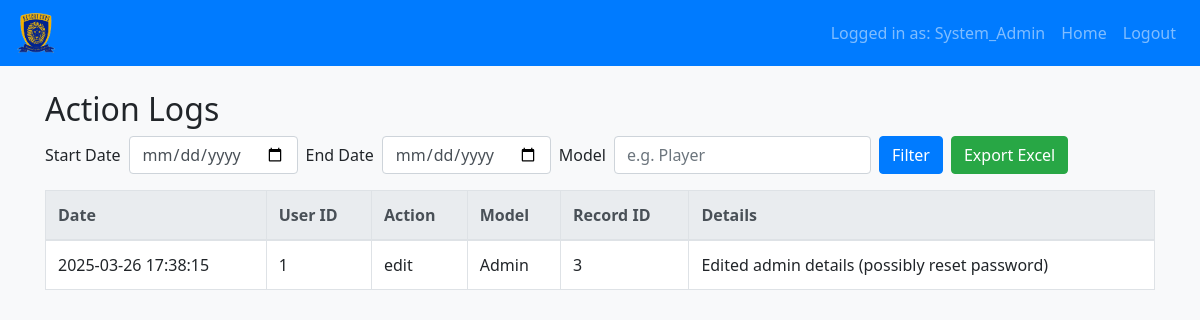
Page /sysadmin/logs (signed in) on the committed database.
### app.py (models this page shows, shortened)
class User(UserMixin, db.Model):
    id = db.Column(db.Integer, primary_key=True)
    username = db.Column(db.String(150), unique=True, nullable=False)
    password_hash = db.Column(db.String(150), nullable=False)
    role = db.Column(db.String(50), nullable=False)  # 'sys_admin', 'admin', 'coach'
    full_name = db.Column(db.String(150))
    branch = db.Column(db.String(150))
    email = db.Column(db.String(150))
    profile_photo = db.Column(db.String(200))
    experience = db.Column(db.String(150))
    qualification = db.Column(db.String(150))
    assigned_admin_id = db.Column(db.Integer, db.ForeignKey('user.id'), nullable=True)
    coaches = db.relationship('User', backref='admin_officer', remote_side=[id], lazy=True)

class ActionLog(db.Model):
    id = db.Column(db.Integer, primary_key=True)
    user_id = db.Column(db.Integer, nullable=False)  # Who performed the action
    action = db.Column(db.String(50), nullable=False)  # "create", "edit", "delete"
    model_name = db.Column(db.String(50), nullable=False)  # "Player", "Payment", etc.
    record_id = db.Column(db.Integer, nullable=False)
    timestamp = db.Column(db.DateTime, default=datetime.utcnow)
    details = db.Column(db.Text)

### app.py (the view)
@app.route('/sysadmin/logs', methods=['GET'])
@login_required
def sysadmin_logs():
    if current_user.role != 'sys_admin':
        flash("Access denied.", "danger")
        return redirect(url_for('dashboard'))
    start_date_str = request.args.get('start_date', '')
    end_date_str = request.args.get('end_date', '')
    model_filter = request.args.get('model', '')
    start_date = None
    end_date = None
    try:
        if start_date_str:
            start_date = datetime.strptime(start_date_str, '%Y-%m-%d')
        if end_date_str:
            end_date = datetime.strptime(end_date_str, '%Y-%m-%d')
    except ValueError:
        flash("Invalid date format.", "warning")
    query = ActionLog.query
    if start_date:
        query = query.filter(ActionLog.timestamp >= start_date)
    if end_date:
        query = query.filter(ActionLog.timestamp <= end_date)
    if model_filter:
        query = query.filter(ActionLog.model_name.ilike(f"%{model_filter}%"))
    logs = query.order_by(ActionLog.timestamp.desc()).all()
    return render_template('logs.html', logs=logs,
                           start_date_str=start_date_str,
                           end_date_str=end_date_str,
                           model_filter=model_filter)

### app.py (called while the page is built)
@login_manager.user_loader
def load_user(user_id):
    return User.query.get(int(user_id))

### templates/logs.html
{% extends "base.html" %}
{% block content %}
<h2>Action Logs</h2>
<form method="GET" action="{{ url_for('sysadmin_logs') }}" class="form-inline mb-3">
  <label class="mr-2" for="start_date">Start Date</label>
  <input type="date" name="start_date" class="form-control mr-2" value="{{ start_date_str }}">
  <label class="mr-2" for="end_date">End Date</label>
  <input type="date" name="end_date" class="form-control mr-2" value="{{ end_date_str }}">
  <label class="mr-2" for="model">Model</label>
  <input type="text" name="model" class="form-control mr-2" placeholder="e.g. Player" value="{{ model_filter }}">
  <button type="submit" class="btn btn-primary">Filter</button>
  <a href="?start_date={{ start_date_str }}&end_date={{ end_date_str }}&model={{ model_filter }}&export=excel" class="btn btn-success ml-2">Export Excel</a>
</form>
<table class="table table-bordered">
  <thead class="thead-light">
    <tr>
      <th>Date</th>
      <th>User ID</th>
      <th>Action</th>
      <th>Model</th>
      <th>Record ID</th>
      <th>Details</th>
    </tr>
  </thead>
  <tbody>
    {% for log in logs %}
    <tr>
      <td>{{ log.timestamp.strftime("%Y-%m-%d %H:%M:%S") }}</td>
      <td>{{ log.user_id }}</td>
      <td>{{ log.action }}</td>
      <td>{{ log.model_name }}</td>
      <td>{{ log.record_id }}</td>
      <td>{{ log.details }}</td>
    </tr>
    {% else %}
    <tr>
      <td colspan="6">No logs found.</td>
    </tr>
    {% endfor %}
  </tbody>
</table>
{% endblock %}

### templates/base.html (shortened to what this page needs)
<!DOCTYPE html>
<html lang="en">
<head>
  <link rel="stylesheet" href="https://stackpath.bootstrapcdn.com/bootstrap/4.5.2/css/bootstrap.min.css">
  <link rel="stylesheet" href="https://cdnjs.cloudflare.com/ajax/libs/animate.css/4.1.1/animate.min.css"/>
  <link rel="stylesheet" href="{{ url_for('static', filename='css/style.css') }}">
</head>
<body>
  <nav class="navbar navbar-expand-lg navbar-dark bg-primary">
    <a class="navbar-brand" href="{{ url_for('dashboard') }}">
      <img src="{{ url_for('static', filename='img/logo.png') }}" alt="Logo" style="height:40px;">
    </a>
    <div class="collapse navbar-collapse" id="navbarNav">
      <ul class="navbar-nav ml-auto">
        {% if current_user.is_authenticated %}
          <li class="nav-item d-flex align-items-center">
            <span class="nav-link mb-0">Logged in as: {{ current_user.username }}</span>
          </li>
          <li class="nav-item">
            <a class="nav-link" href="{{ url_for('dashboard') }}">Home</a>
          </li>
          <li class="nav-item">
            <a class="nav-link" href="{{ url_for('logout') }}">Logout</a>
          </li>
        {% endif %}
      </ul>
    </div>
  </nav>
  <div class="container mt-4">
    {% block content %}{% endblock %}
  </div>
</body>
</html>

### static/css/style.css (style rules this page uses)
body { background-color: #f8f9fa; font-family: "Segoe UI", Tahoma, Geneva, Verdana, sans-serif; }
.navbar { background-color: #007bff; }
.table { background-color: #ffffff; }
.btn-primary { background-color: #007bff; border-color: #007bff; transition: background-color 0.3s ease; }

### rows in the picture
User: username "System_Admin"
ActionLog: timestamp "2025-03-26 17:38:15", user_id "1", action "edit", model_name "Admin", record_id "3", details "Edited admin details (possibly reset password)"
